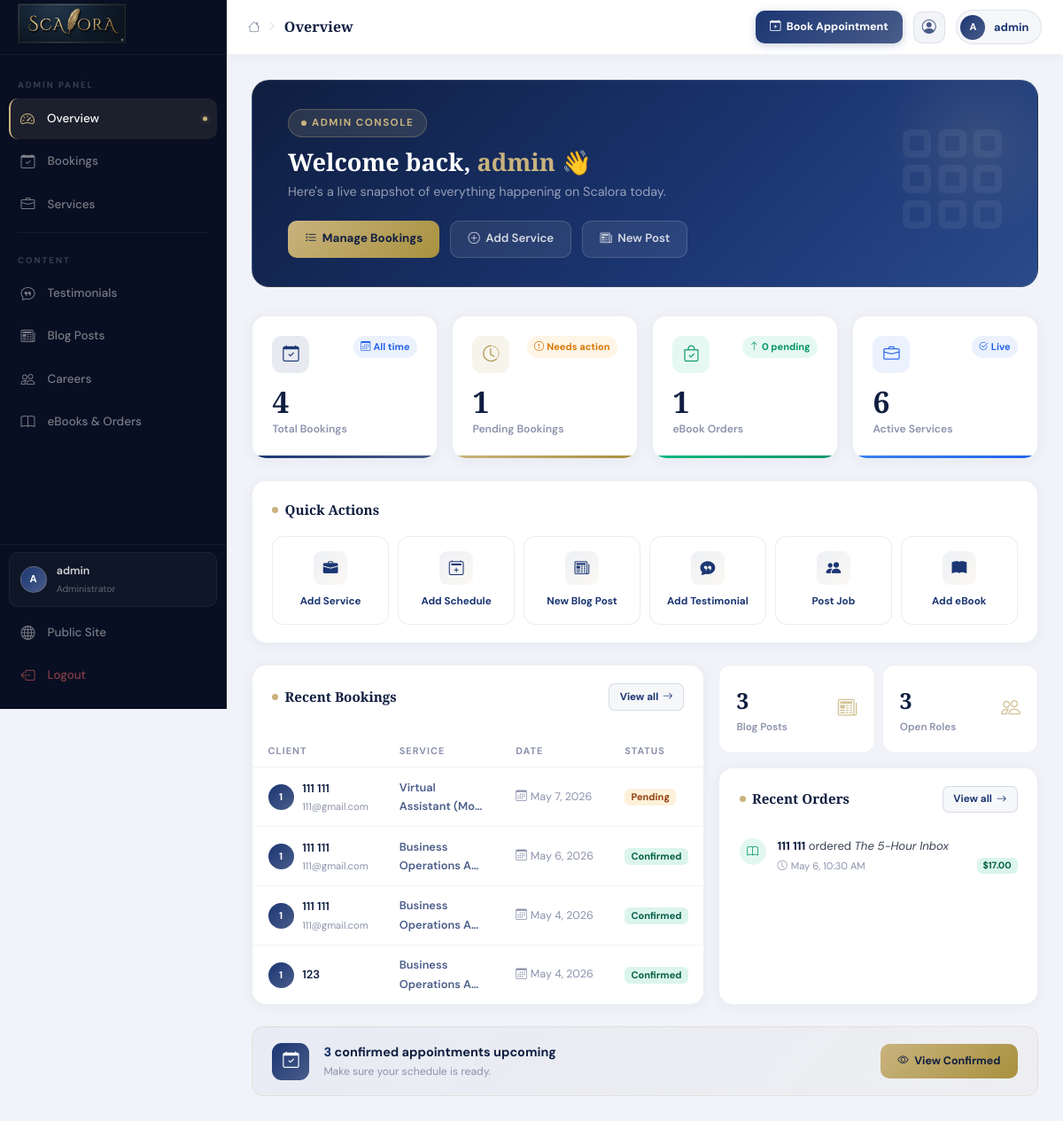
/dashboard/admin/ (signed in), run on the app's committed database.
### bookings/models.py (models this page shows, shortened)
class Appointment(models.Model):
    STATUS_CHOICES = [
        ('pending', 'Pending'),
        ('confirmed', 'Confirmed'),
        ('cancelled', 'Cancelled'),
        ('completed', 'Completed'),
    ]
    client = models.ForeignKey(User, on_delete=models.CASCADE, related_name='appointments')
    service = models.ForeignKey(Service, on_delete=models.CASCADE, related_name='appointments')
    date = models.DateField()
    time_slot = models.TimeField()
    status = models.CharField(max_length=20, choices=STATUS_CHOICES, default='pending')
    notes = models.TextField(blank=True)
    meet_link = models.URLField(blank=True, help_text='Google Meet or video call link sent to client on confirmation')
    created_at = models.DateTimeField(auto_now_add=True)
    updated_at = models.DateTimeField(auto_now=True)
    class Meta:
        ordering = ['-date', '-time_slot']
        unique_together = ['date', 'time_slot']

### services/models.py (models this page shows, shortened)
class Service(models.Model):
    name = models.CharField(max_length=200)
    description = models.TextField()
    price = models.DecimalField(max_digits=10, decimal_places=2)
    duration = models.PositiveIntegerField(help_text='Duration in minutes')
    icon = models.CharField(max_length=100, blank=True, default='bi-briefcase')
    is_active = models.BooleanField(default=True)
    created_at = models.DateTimeField(auto_now_add=True)
    updated_at = models.DateTimeField(auto_now=True)
    class Meta:
        ordering = ['name']

### ebooks/models.py (models this page shows, shortened)
class EbookOrder(models.Model):
    STATUS_CHOICES = [
        ('pending', 'Pending Payment'),
        ('confirmed', 'Payment Confirmed'),
        ('delivered', 'Delivered'),
        ('cancelled', 'Cancelled'),
    ]
    client = models.ForeignKey(User, on_delete=models.CASCADE, related_name='ebook_orders')
    ebook = models.ForeignKey(Ebook, on_delete=models.CASCADE, related_name='orders')
    status = models.CharField(max_length=20, choices=STATUS_CHOICES, default='pending')
    quantity = models.PositiveIntegerField(default=1)
    total_price = models.DecimalField(max_digits=10, decimal_places=2)
    transaction_id = models.CharField(max_length=100, blank=True)
    notes = models.TextField(blank=True)
    ordered_at = models.DateTimeField(auto_now_add=True)
    updated_at = models.DateTimeField(auto_now=True)
    class Meta:
        ordering = ['-ordered_at']

class Ebook(models.Model):
    title = models.CharField(max_length=300)
    description = models.TextField()
    author = models.CharField(max_length=200, default='Scalora Team')
    cover_image = models.ImageField(upload_to='ebook_covers/', blank=True, null=True)
    price = models.DecimalField(max_digits=10, decimal_places=2)
    pages = models.PositiveIntegerField(blank=True, null=True)
    category = models.CharField(max_length=100, blank=True)
    is_active = models.BooleanField(default=True)
    created_at = models.DateTimeField(auto_now_add=True)
    class Meta:
        ordering = ['-created_at']

### dashboard/views.py (the view)
# urls.py: path('admin/', views.admin_home, name='admin_home'),
@login_required
def admin_home(request):
    if not is_admin_user(request.user):
        messages.error(request, 'Admin access required.')
        return redirect('dashboard:client_home')
    context = {
        'total_bookings': Appointment.objects.count(),
        'pending_bookings': Appointment.objects.filter(status='pending').count(),
        'confirmed_bookings': Appointment.objects.filter(status='confirmed').count(),
        'total_services': Service.objects.count(),
        'total_blogs': Blog.objects.count(),
        'total_jobs': JobPosting.objects.filter(is_active=True).count(),
        'total_ebook_orders': EbookOrder.objects.count(),
        'pending_orders': EbookOrder.objects.filter(status='pending').count(),
        'recent_bookings': Appointment.objects.order_by('-created_at')[:5],
        'recent_orders': EbookOrder.objects.order_by('-ordered_at')[:5],
    }
    return render(request, 'dashboard/admin/home.html', context)

### templates/dashboard/admin/home.html (shortened to what this page needs)
{% extends 'dashboard/base_dashboard.html' %}
{% block page_title %}Overview{% endblock %}
{% block content %}
<div class="admin-welcome-banner">
  <div class="welcome-graphic"><i class="bi bi-grid-3x3-gap"></i></div>
  <div class="welcome-badge"><span class="welcome-badge-dot"></span>Admin Console</div>
  <div class="welcome-text">
    <h2>Welcome back, <span style="color:#c9b37e">{{ user.first_name|default:user.username }}</span> 👋</h2>
    <p>Here's a live snapshot of everything happening on Scalora today.</p>
  </div>
  <div class="welcome-actions">
    <a href="/dashboard/admin/bookings/" class="wb-btn-gold"><i class="bi bi-list-check"></i>Manage Bookings</a>
    <a href="/services/add/" class="wb-btn-ghost"><i class="bi bi-plus-circle"></i>Add Service</a>
    <a href="/blogs/add/" class="wb-btn-ghost"><i class="bi bi-newspaper"></i>New Post</a>
  </div>
</div>
<div class="row g-3 mb-4">
  <div class="col-xl-3 col-sm-6">
    <div class="stat-v2 sv-blue">
      <div class="sv-top">
        <div class="sv-icon c-blue"><i class="bi bi-calendar-check"></i></div>
        <span class="sv-trend t-info"><i class="bi bi-calendar3"></i> All time</span>
      </div>
      <div class="sv-val">{{ total_bookings }}</div>
      <div class="sv-lbl">Total Bookings</div>
    </div>
  </div>
  <div class="col-xl-3 col-sm-6">
    <div class="stat-v2 sv-gold">
      <div class="sv-top">
        <div class="sv-icon c-gold"><i class="bi bi-clock-history"></i></div>
        <span class="sv-trend t-warn"><i class="bi bi-exclamation-circle"></i> Needs action</span>
      </div>
      <div class="sv-val">{{ pending_bookings }}</div>
      <div class="sv-lbl">Pending Bookings</div>
    </div>
  </div>
  <div class="col-xl-3 col-sm-6">
    <div class="stat-v2 sv-green">
      <div class="sv-top">
        <div class="sv-icon c-green"><i class="bi bi-bag-check"></i></div>
        <span class="sv-trend t-up"><i class="bi bi-arrow-up"></i> {{ pending_orders }} pending</span>
      </div>
      <div class="sv-val">{{ total_ebook_orders }}</div>
      <div class="sv-lbl">eBook Orders</div>
    </div>
  </div>
  <div class="col-xl-3 col-sm-6">
    <div class="stat-v2 sv-sky">
      <div class="sv-top">
        <div class="sv-icon c-sky"><i class="bi bi-briefcase"></i></div>
        <span class="sv-trend t-info"><i class="bi bi-check2-circle"></i> Live</span>
      </div>
      <div class="sv-val">{{ total_services }}</div>
      <div class="sv-lbl">Active Services</div>
    </div>
  </div>
</div>
<div class="panel mb-4">
  <div class="panel-body">
    <div class="panel-hdr"><div class="panel-title">Quick Actions</div></div>
    <div class="qa-grid">
      <a href="/services/add/" class="qa-item"><div class="qa-ic"><i class="bi bi-briefcase-fill"></i></div><span class="qa-lbl">Add Service</span></a>
      <a href="/dashboard/admin/services/" class="qa-item"><div class="qa-ic"><i class="bi bi-calendar2-plus"></i></div><span class="qa-lbl">Add Schedule</span></a>
      <a href="/blogs/add/" class="qa-item"><div class="qa-ic"><i class="bi bi-newspaper"></i></div><span class="qa-lbl">New Blog Post</span></a>
      <a href="/testimonials/add/" class="qa-item"><div class="qa-ic"><i class="bi bi-chat-quote-fill"></i></div><span class="qa-lbl">Add Testimonial</span></a>
      <a href="/careers/add/" class="qa-item"><div class="qa-ic"><i class="bi bi-people-fill"></i></div><span class="qa-lbl">Post Job</span></a>
      <a href="/ebooks/add/" class="qa-item"><div class="qa-ic"><i class="bi bi-book-fill"></i></div><span class="qa-lbl">Add eBook</span></a>
    </div>
  </div>
</div>
<div class="row g-3 mb-4">
  <div class="col-lg-7">
    <div class="panel h-100">
      <div class="panel-body">
        <div class="panel-hdr">
          <div class="panel-title">Recent Bookings</div>
          <a href="/dashboard/admin/bookings/" class="panel-link">View all <i class="bi bi-arrow-right"></i></a>
        </div>
      </div>
      {% if recent_bookings %}
      <div class="table-responsive">
        <table class="mod-table">
          <thead><tr><th>Client</th><th>Service</th><th>Date</th><th>Status</th></tr></thead>
          <tbody>
          {% for b in recent_bookings %}
          <tr>
            <td>
              <div class="cli-cell">
                <div class="cli-av">{{ b.client.first_name|first|upper|default:b.client.username|first|upper }}</div>
                <div>
                  <div class="cli-name">{{ b.client.get_full_name|default:b.client.username }}</div>
                  <div class="cli-email">{{ b.client.email }}</div>
                </div>
              </div>
            </td>
            <td style="font-size:.8rem;color:#4A5D8A;font-weight:600;">{{ b.service.name|truncatechars:22 }}</td>
            <td style="font-size:.78rem;color:#8C92AC;white-space:nowrap;"><i class="bi bi-calendar3 me-1"></i>{{ b.date|date:"M j, Y" }}</td>
            <td><span class="badge status-badge-{{ b.status }}" style="font-size:.69rem;">{{ b.get_status_display }}</span></td>
          </tr>
          {% endfor %}
          </tbody>
        </table>
      </div>
      {% else %}
      <div class="panel-body pt-0 text-center text-muted" style="font-size:.85rem;padding-bottom:2rem;">
        <i class="bi bi-calendar-x d-block mb-2" style="font-size:2rem;opacity:.3;"></i>No bookings yet
      </div>
      {% endif %}
    </div>
  </div>
  <div class="col-lg-5 d-flex flex-column gap-3">
    <div class="row g-2">
      <div class="col-6">
        <div class="mini-stat">
          <div class="mini-stat-body">
            <div><div class="mini-val">{{ total_blogs }}</div><div class="mini-lbl">Blog Posts</div></div>
            <div class="mini-ic"><i class="bi bi-newspaper"></i></div>
          </div>
        </div>
      </div>
      <div class="col-6">
        <div class="mini-stat">
          <div class="mini-stat-body">
            <div><div class="mini-val">{{ total_jobs }}</div><div class="mini-lbl">Open Roles</div></div>
            <div class="mini-ic"><i class="bi bi-people"></i></div>
          </div>
        </div>
      </div>
    </div>
    <div class="panel flex-grow-1">
      <div class="panel-body">
        <div class="panel-hdr">
          <div class="panel-title">Recent Orders</div>
          <a href="/dashboard/admin/ebooks/" class="panel-link">View all <i class="bi bi-arrow-right"></i></a>
        </div>
        {% if recent_orders %}
        <div class="act-list">
          {% for o in recent_orders %}
          <div class="act-item">
            <div class="act-dot {% if o.status == 'confirmed' or o.status == 'delivered' %}d-ok{% elif o.status == 'pending' %}d-ord{% else %}d-def{% endif %}">
              <i class="bi bi-book"></i>
            </div>
            <div class="act-body">
              <div class="act-text"><strong>{{ o.client.get_full_name|default:o.client.username }}</strong> ordered <em>{{ o.ebook.title|truncatechars:26 }}</em></div>
              <div class="act-meta">
                <span class="act-time"><i class="bi bi-clock me-1"></i>{{ o.ordered_at|date:"M j, g:i A" }}</span>
                <span class="badge status-badge-{{ o.status }}" style="font-size:.66rem;">${{ o.total_price }}</span>
              </div>
            </div>
          </div>
          {% endfor %}
        </div>
        {% else %}
        <div class="text-center text-muted" style="font-size:.83rem;padding:1.5rem 0;">
          <i class="bi bi-bag-x d-block mb-2" style="font-size:1.8rem;opacity:.3;"></i>No orders yet
        </div>
        {% endif %}
      </div>
    </div>
  </div>
</div>
{% if confirmed_bookings %}
<div class="callout-bar">
  <div class="d-flex align-items-center gap-3">
    <div class="callout-ic"><i class="bi bi-calendar-check"></i></div>
    <div>
      <div style="font-weight:700;color:#0F1E40;font-size:.9rem;">
        <strong style="color:#1B3673;">{{ confirmed_bookings }}</strong> confirmed appointment{{ confirmed_bookings|pluralize }} upcoming
      </div>
      <div style="font-size:.76rem;color:#8C92AC;">Make sure your schedule is ready.</div>
    </div>
  </div>
  <a href="/dashboard/admin/bookings/?status=confirmed" class="wb-btn-gold" style="font-size:.78rem;">
    <i class="bi bi-eye"></i> View Confirmed
  </a>
</div>
{% endif %}
{% endblock %}

### templates/dashboard/base_dashboard.html (shortened to what this page needs)
{% load static %}
<!DOCTYPE html>
<html lang="en">
<head>
  <link href="https://cdn.jsdelivr.net/npm/bootstrap@5.3.2/dist/css/bootstrap.min.css" rel="stylesheet">
  <link href="https://cdn.jsdelivr.net/npm/bootstrap-icons@1.11.3/font/bootstrap-icons.css" rel="stylesheet">
  <link rel="stylesheet" href="/static/css/scalora.css">
</head>
<body>
<div class="db-wrapper">
  <aside class="db-sidebar" id="dbSidebar">
    <a href="/" class="sb-brand">
      <h2 class="auth-brand">
    <img src="{% static 'images/scalora-logo.png' %}"
         alt="Scalora Logo"
         style="height: 45px; width: auto;">
</h2>
    </a>
    <nav class="sb-nav">
      <div class="sb-section-label">
        {% if user.is_staff %}Admin Panel{% else %}My Account{% endif %}
      </div>
      {% if user.is_staff %}
      <a href="/dashboard/admin/"
         class="sb-link {% if request.path == '/dashboard/admin/' %}active{% endif %}">
        <i class="bi bi-speedometer2"></i><span>Overview</span>
      </a>
      <a href="/dashboard/admin/bookings/"
         class="sb-link {% if '/bookings/' in request.path and '/dashboard/' in request.path %}active{% endif %}">
        <i class="bi bi-calendar-check"></i><span>Bookings</span>
      </a>
      <a href="/dashboard/admin/services/"
         class="sb-link {% if '/services/' in request.path and '/dashboard/' in request.path %}active{% endif %}">
        <i class="bi bi-briefcase"></i><span>Services</span>
      </a>
      <div class="sb-divider"></div>
      <div class="sb-section-label">Content</div>
      <a href="/dashboard/admin/testimonials/"
         class="sb-link {% if '/testimonials/' in request.path and '/dashboard/' in request.path %}active{% endif %}">
        <i class="bi bi-chat-quote"></i><span>Testimonials</span>
      </a>
      <a href="/dashboard/admin/blogs/"
         class="sb-link {% if '/blogs/' in request.path and '/dashboard/' in request.path %}active{% endif %}">
        <i class="bi bi-newspaper"></i><span>Blog Posts</span>
      </a>
      <a href="/dashboard/admin/careers/"
         class="sb-link {% if '/careers/' in request.path and '/dashboard/' in request.path %}active{% endif %}">
        <i class="bi bi-people"></i><span>Careers</span>
      </a>
      <a href="/dashboard/admin/ebooks/"
         class="sb-link {% if '/ebooks/' in request.path and '/dashboard/' in request.path %}active{% endif %}">
        <i class="bi bi-book"></i><span>eBooks & Orders</span>
      </a>
      {% endif %}
    </nav>
    <div class="sb-footer">
      <a href="/accounts/profile/" class="sb-user-card">
        <div class="sb-user-av">{{ user.first_name|first|upper|default:user.username|first|upper }}</div>
        <div class="sb-user-info">
          <div class="sb-user-name">{{ user.get_full_name|default:user.username|truncatechars:20 }}</div>
          <div class="sb-user-role">{% if user.is_staff %}Administrator{% else %}Client{% endif %}</div>
        </div>
      </a>
      <a href="/" class="sb-link">
        <i class="bi bi-globe"></i><span>Public Site</span>
      </a>
      <a href="/accounts/logout/" class="sb-link sb-logout">
        <i class="bi bi-box-arrow-left"></i><span>Logout</span>
      </a>
    </div>
  </aside>
  <div class="db-main">
    <header class="db-topbar">
      <div class="topbar-title-wrap">
        <i class="bi bi-house topbar-home-ic"></i>
        <i class="bi bi-chevron-right topbar-sep"></i>
        <div class="topbar-page-title">{% block page_title %}Dashboard{% endblock %}</div>
      </div>
      <div class="topbar-right">
        <a href="/bookings/book/" class="topbar-book-btn">
          <i class="bi bi-calendar-plus"></i> Book Appointment
        </a>
        <a href="/accounts/profile/" class="topbar-icon-btn" title="Profile">
          <i class="bi bi-person-circle"></i>
        </a>
        <div class="topbar-user-chip">
          <div class="topbar-av">{{ user.first_name|first|upper|default:user.username|first|upper }}</div>
          <span class="topbar-username">{{ user.get_full_name|default:user.username }}</span>
        </div>
      </div>
    </header>
    <div class="db-content">
      {% block content %}{% endblock %}
    </div>
  </div>
</div>
</body>
</html>

### data on the page
Appointment: client.first_name|first "1", client.get_full_name "111 111", client.email "111@gmail.com", service.name "Virtual Assistant (Mo…", date "May 7, 2026", status "Pending"
Appointment: client.first_name|first "1", client.get_full_name "111 111", client.email "111@gmail.com", service.name "Business Operations A…", date "May 6, 2026", status "Confirmed"
Appointment: client.first_name|first "1", client.get_full_name "111 111", client.email "111@gmail.com", service.name "Business Operations A…", date "May 4, 2026", status "Confirmed"
Appointment: client.first_name|first "1", client.get_full_name "123", service.name "Business Operations A…", date "May 4, 2026", status "Confirmed"
EbookOrder: client.get_full_name "111 111", ebook "The 5-Hour Inbox", ordered_at "May 6, 10:30 AM", total_price "17.00"

### other printed values
{{ user.first_name|first|upper|default:user.username|first|upper }} "A"
{{ user.get_full_name|default:user.username|truncatechars:20 }} "admin"
{{ user.get_full_name|default:user.username }} "admin"
{{ user.first_name|default:user.username }} "admin"
{{ total_bookings }} "4"
{{ pending_bookings }} "1"
{{ pending_orders }} "0"
{{ total_ebook_orders }} "1"
{{ total_services }} "6"
{{ total_blogs }} "3"
{{ total_jobs }} "3"
{{ confirmed_bookings }} "3"
